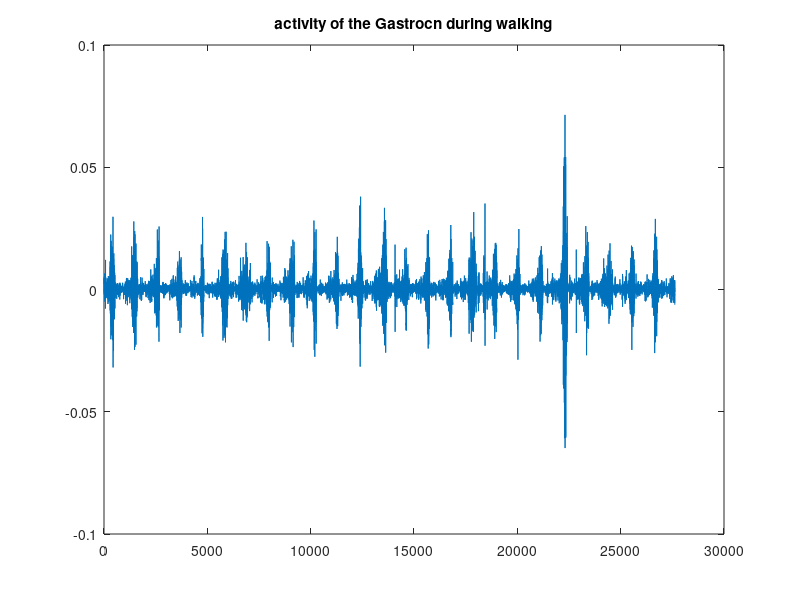

Here is the MATLAB script that generated this plot: (Note: this script raises an error after producing the figure.)
%% 1. load the data
load('Exercise2.mat');
fs=1000;
figure()
% plot het signaal
plot(Gastrocn);
title('activity of the Gastrocn during walking')

% plot het frequentie spectrum
[Gastrocn_ft,rawx_data,rawy_data] = make_freq_spect(Gastrocn,fs,1);

%% 2. implement a bandpass filter

cutoff=[50 400];
order=4;
fs=1000;
[b, a] = butter(order, cutoff/(0.5*fs));
Gastrocn_band = filtfilt(b, a, Gastrocn); 
[~, bandx_data, bandy_data]=make_freq_spect(Gastrocn_band,fs,0);
title(['Frequency spectrum after bandpass filtering ' num2str(cutoff)])

% compare both frequency spectra
figure()
subplot(1,2,1)
title('frequency spectrum raw signal')
plot(rawx_data,rawy_data);
subplot(1,2,2)
plot(bandx_data,bandy_data);
title('frequency spectrum band pass filtered signal')

%% 3. implement a lowpass filter

cutoff=200;
order=4;
fs=1000;
[b, a] = butter(order, cutoff/(0.5*fs));
Gastrocn_low = filtfilt(b, a, Gastrocn); 
[~, lowx_data, lowy_data]=make_freq_spect(Gastrocn_low,fs,0);
title(['Frequency spectrum after bandpass filtering ' num2str(cutoff)])

% compare both frequency spectra
figure()
subplot(1,2,1)
title('frequency spectrum raw signal')
plot(rawx_data,rawy_data);
subplot(1,2,2)
plot(lowx_data,lowy_data);
title('frequency spectrum low pass filtered signal')

%% 4. implement a highpass filter

cutoff=100;
order=4;
fs=1000;
[b, a] = butter(order, cutoff/(0.5*fs),'high');
Gastrocn_high = filtfilt(b, a, Gastrocn); 
[temp, highx_data, highy_data]=make_freq_spect(Gastrocn_high,fs,0);
title(['Frequency spectrum after bandpass filtering ' num2str(cutoff)])

% compare both frequency spectra
figure()
subplot(1,2,1)
title('frequency spectrum raw signal')
plot(rawx_data,rawy_data);
subplot(1,2,2)
plot(highx_data,highy_data);
title('frequency spectrum high pass filtered signal')

%% 5. Compare 